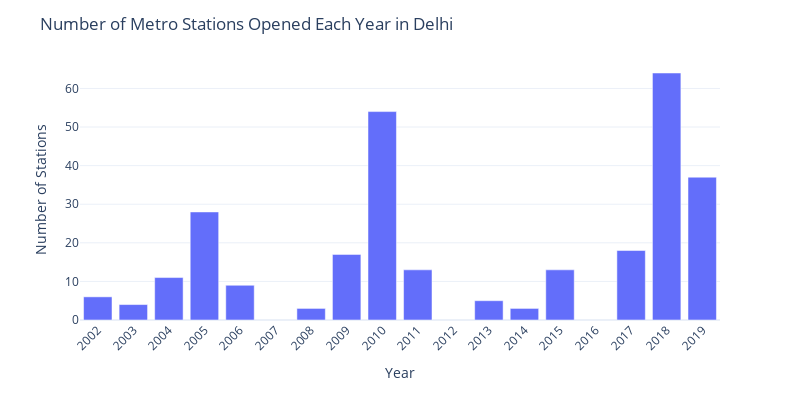

Notebook cell for this chart:
### Markdown cell above
### Analysing Delhi Metro Growth Over Time

I will visualize the number of metro stations opened each year. This will give us insight into the pace of expansion of delhi metro's network.

### Code cell
# extracting year from opening dates
df['opening_year'] = df['Opening Date'].dt.year

# extracting the number of metro stations opened each year
stn_per_year = df['opening_year'].value_counts()
stn_per_year_df = stn_per_year.reset_index()
stn_per_year_df.columns = ['Year', 'Number of Stations']

fig = px.bar(stn_per_year_df, x="Year", y="Number of Stations")
fig.update_layout(
    title="Number of Metro Stations Opened Each Year in Delhi", xaxis_tickangle=-45, xaxis=dict(tickmode='linear'),
    width=800,  # Width in pixels
    height=400
)
fig.show()

### Figure 1 — Plotly figure (JSON) as saved in the notebook; plotly's stock layout.template omitted (floating-point values rounded to 4 significant figures)
{"data": [{"alignmentgroup": "True", "hovertemplate": "Year=%{x}<br>Number of Stations=%{y}<extra></extra>", "legendgroup": "", "marker": {"color": "#636efa", "pattern": {"shape": ""}}, "name": "", "offsetgroup": "", "orientation": "v", "showlegend": false, "textposition": "auto", "type": "bar", "x": [2018, 2010, 2019, 2005, 2017, 2009, 2011, 2015, 2004, 2006, 2002, 2013, 2003, 2008, 2014], "xaxis": "x", "y": [64, 54, 37, 28, 18, 17, 13, 13, 11, 9, 6, 5, 4, 3, 3], "yaxis": "y"}], "layout": {"barmode": "relative", "height": 400, "legend": {"tracegroupgap": 0}, "margin": {"t": 60}, "title": {"text": "Number of Metro Stations Opened Each Year in Delhi"}, "width": 800, "xaxis": {"anchor": "y", "autorange": true, "domain": [0, 1], "range": [2002.0, 2020.0], "tickangle": -45, "tickmode": "linear", "title": {"text": "Year"}, "type": "linear"}, "yaxis": {"anchor": "x", "autorange": true, "domain": [0, 1], "range": [0, 67.37], "title": {"text": "Number of Stations"}, "type": "linear"}}}
